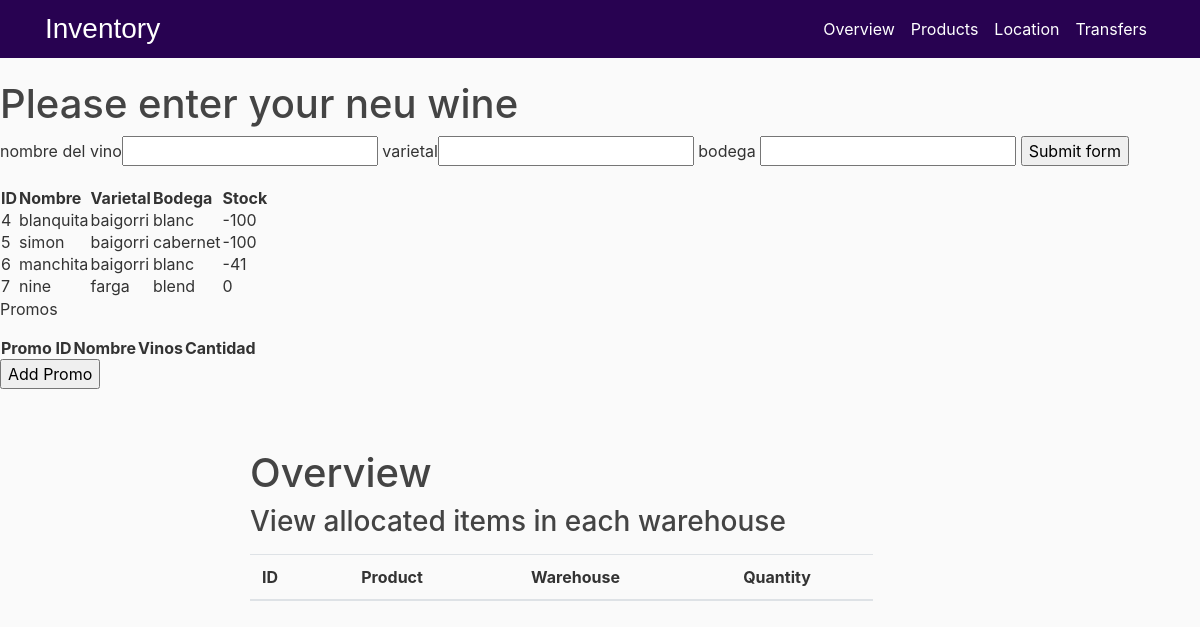
Page /products on the committed database.
### inventory/models.py (models this page shows, shortened)
class Wine(db.Model):
    __tablename__= 'wines'
    id = db.Column(db.Integer, primary_key=True)
    name = db.Column(db.String)
    bodega = db.Column(db.String)
    varietal = db.Column(db.String)
    sales = db.relationship('Sale', backref= 'wine', lazy = 'dynamic')
    purchase = db.relationship('Purchase', backref='wine', lazy='dynamic')
    depostito = db.relationship('Warehouse', backref='wine', lazy='dynamic')
    pack = db.relationship('Pack', backref='wine', lazy='dynamic')

class Warehouse(db.Model):
    __tablename__='deposito'
    id = db.Column(db.Integer, primary_key=True)
    wine_id = db.Column(db.Integer, db.ForeignKey('wines.id'))
    quantity = db.Column(db.Integer)

### inventory/routes.py (the view, shortened to what this page needs)
@app.route('/products', methods=['GET', 'POST'])
def products():
    newWine = NewWine()
    submit = Submit()
    inventory_join = db.session.query(Wine, Warehouse).join(Warehouse).all()
    promos = Pack.query.all()
    return render_template('products.html', inventory_join=inventory_join, newWine=newWine, promos = promos, submit=submit)

### inventory/forms.py
class NewWine(FlaskForm):
    wine_name = StringField('nombre del vino')
    varietal = StringField('varietal')
    bodega = StringField('bodega')
    submit = SubmitField()

class Submit(FlaskForm):
    submit = SubmitField()

### inventory/templates/products.html (shortened to what this page needs)
<h1>
    Please enter your neu wine
</h1>
<form id="form-submit1" method="POST">
    {{ newWine.wine_name.label }}{{ newWine.wine_name() }}
    {{newWine.varietal.label}}{{ newWine.varietal() }}
    {{ newWine.bodega.label }} {{ newWine.bodega() }}
    <input type="submit" id="form-submit1" name="form-submit1" value="Submit form">
</form>
<table>
    <thead >
        <th>ID</th>
        <th>Nombre</th>
        <th>Varietal</th>
        <th>Bodega</th>
        <th>Stock</th>
    </thead>
    {% for w,i in inventory_join %}
    <tr>
        <td>{{ w.id}}</td>
        <td>{{ w.name }}</td>
        <td>{{ w.varietal }}</td>
        <td>{{ w.bodega }}</td>
        <td>{{ i.quantity }}</td>
    </tr>
    {% endfor %}
</table>
<p>
    Promos
</p>
<table>
    <thead >
        <th>Promo ID</th>
        <th>Nombre</th>
        <th>Vinos</th>
        <th>Cantidad</th>
    </thead>
</table>
<form action="/addpack" name="addpromo" id="addpromo">
    <input type="submit" value="Add Promo" />
</form>
<!DOCTYPE html>
<htmls>
  <head>
    <link rel="stylesheet" href="https://maxcdn.bootstrapcdn.com/bootstrap/4.0.0/css/bootstrap.min.css">
    <link rel="stylesheet" type="text/css" href="{{ url_for('static', filename='main.css') }}">
    <link href="//netdna.bootstrapcdn.com/bootstrap/3.0.0/css/bootstrap-glyphicons.css" rel="stylesheet">
  </head>
  <body>
    <header class="site-header">
      <nav class="navbar navbar-expand-md navbar-dark bg-steel fixed-top">
        <div class="container">
          <a class="Main" href="/Overview">Inventory</a>
          <div class="collapse navbar-collapse" id="navbarToggle">
            <div class="navbar-nav">
              <a class="nav-item nav-link" href="/">Overview</a>
              <a class="nav-item nav-link" href="/Product">Products</a>
              <a class="nav-item nav-link" href="/Location">Location</a>
              <a class="nav-item nav-link" href="/Transfers">Transfers</a>
            </div>
          </div>
        </div>
      </nav>
</header>
<main role="main" class="container-content">
    <div class="row">
      <div class="col-md-8">
        {% block content %}
        <h1>Overview</h1>
        <div >
          <h3 style="display: inline-block;margin-bottom:15px;"> View allocated items in each warehouse</h3>
        <table class="table table-hover">
        <thead>
         <tr>
           <th>ID</th>
           <th></th>
           <th>Product</th>
           <th></th>
           <th>Warehouse</th>
           <th></th>
           <th>Quantity</th>
         </tr>
        </thead>
        </table>
      </div>
    </div>
        {% endblock %}
     </div>
</main>
</head>
</body>
</html>

### inventory/static/main.css (style rules this page uses)
body { background: #fafafa; color: #333333; margin-top: 5rem; }
h1, h2, h3, h4, h5, h6 { color: #444444; }
a { color: white; }
.container-content { margin-top: 60px; margin-left: 250px; }
.Main { color: white; font-family: sans-serif; font-size: 28px; }
.bg-steel { background-color: #280251; }
.site-header .navbar-nav .nav-link { color:white ; }

### rows in the picture
Wine: id "4", name "blanquita", varietal "baigorri", bodega "blanc", quantity "-100"
Wine: id "5", name "simon", varietal "baigorri", bodega "cabernet", quantity "-100"
Wine: id "6", name "manchita", varietal "baigorri", bodega "blanc", quantity "-41"
Wine: id "7", name "nine", varietal "farga", bodega "blend", quantity "0"

### other values in the picture
{{ newWine.wine_name.label }} "nombre del vino"
{{ newWine.varietal.label }} "varietal"
{{ newWine.bodega.label }} "bodega"
